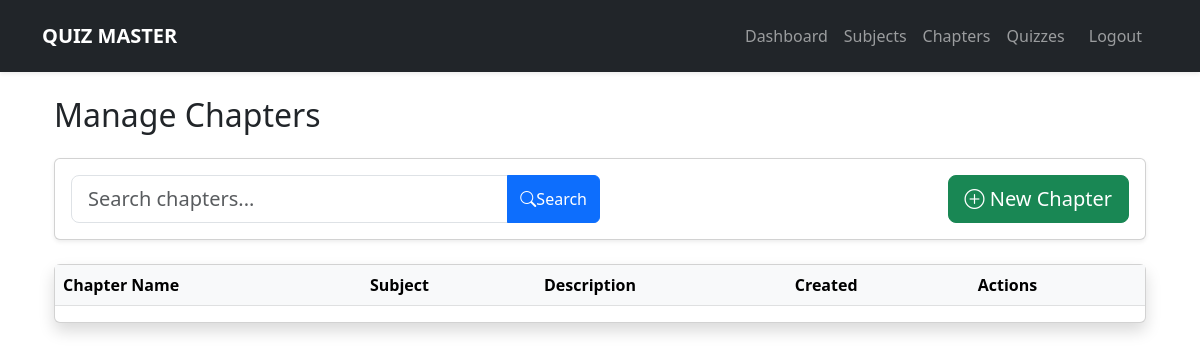
/admin/chapters (signed in), run on an earlier commit of the app's database.
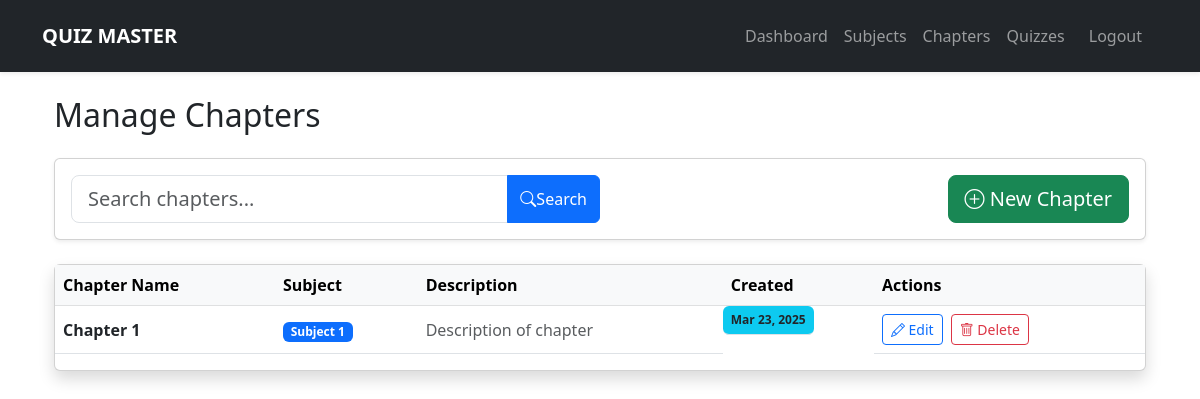
And on a later commit of the database.
### models.py (models this page shows)
class Chapter(db.Model):
    id = db.Column(db.Integer, primary_key=True)
    name = db.Column(db.String(100), nullable=False)
    description = db.Column(db.Text)
    subject_id = db.Column(db.Integer, db.ForeignKey('subject.id'))
    quizzes = db.relationship('Quiz', backref='chapter', lazy=True)
    created_at = db.Column(db.DateTime, default=datetime.utcnow)

class Subject(db.Model):
    id = db.Column(db.Integer, primary_key=True)
    name = db.Column(db.String(100), nullable=False)
    description = db.Column(db.Text)
    chapters = db.relationship('Chapter', backref='subject', lazy=True)
    created_at = db.Column(db.DateTime, default=datetime.utcnow)

### app.py (the view, shortened to what this page needs)
@app.route('/admin/chapters', methods=['GET', 'POST'])
@login_required
def manage_chapters():
    if not current_user.is_admin:
        return redirect(url_for('index'))
    form = ChapterForm()
    form.subject.choices = [(s.id, s.name) for s in Subject.query.order_by(Subject.name).all()]
    search_query = request.args.get('search', '')
    query = Chapter.query.join(Subject)
    if search_query:
        query = query.filter(db.or_(
            Chapter.name.ilike(f'%{search_query}%'),
            Subject.name.ilike(f'%{search_query}%'),
            Chapter.description.ilike(f'%{search_query}%')
        ))
    chapters = query.order_by(Chapter.created_at.desc()).all()
    return render_template('admin/manage_chapters.html',
                         form=form,
                         chapters=chapters,
                         search_query=search_query)

### forms.py
class ChapterForm(FlaskForm):
    name = StringField('Chapter Name', validators=[DataRequired()])
    description = TextAreaField('Description')
    subject = SelectField('Subject', coerce=int)
    submit = SubmitField('Save Chapter')

### app.py (called while the page is built)
@app.template_filter('datetimeformat')
def datetimeformat(value, fmt='%Y-%m-%d %H:%M'):
    if not value:
        return ""
    try:
        return value.strftime(fmt)
    except AttributeError:
        return ""

@login_manager.user_loader
def load_user(user_id):
    return User.query.get(int(user_id))

### templates/admin/manage_chapters.html (shortened to what this page needs)
{% extends "base.html" %}
{% block content %}
<div class="container-fluid">
    <h2 class="mb-4">Manage Chapters</h2>
    <div class="card mb-4 shadow-sm">
        <div class="card-body">
            <div class="d-flex justify-content-between align-items-center">
                <form method="GET" class="w-50 me-3">
                    <div class="input-group">
                        <input type="text"
                               class="form-control form-control-lg"
                               name="search"
                               placeholder="Search chapters..."
                               value="{{ search_query }}">
                        <button class="btn btn-primary" type="submit" title="Search">
                            <i class="bi bi-search"></i>Search
                        </button>
                    </div>
                </form>
                <button class="btn btn-success btn-lg"
                        data-bs-toggle="modal"
                        data-bs-target="#newChapterModal">
                    <i class="bi bi-plus-circle"></i> New Chapter
                </button>
            </div>
        </div>
    </div>
    <div class="card shadow">
        <div class="card-body p-0">
            <div class="table-responsive">
                <table class="table table-hover align-middle">
                    <thead class="table-light">
                        <tr>
                            <th>Chapter Name</th>
                            <th>Subject</th>
                            <th>Description</th>
                            <th>Created</th>
                            <th>Actions</th>
                        </tr>
                    </thead>
                    <tbody>
                        {% for chapter in chapters %}
                        <tr>
                            <td class="fw-bold">{{ chapter.name }}</td>
                            <td>
                                <span class="badge bg-primary">
                                    {{ chapter.subject.name }}
                                </span>
                            </td>
                            <td class="text-muted truncated-text">
                                {{ chapter.description|truncate(80) }}
                            </td>
                            <td class="badge bg-info">
                                {{ chapter.created_at|datetimeformat('%b %d, %Y') }}
                            </td>
                            <td class="text-nowrap">
                                <div class="d-flex gap-2">
                                    <button class="btn btn-sm btn-outline-primary"
                                            data-bs-toggle="modal"
                                            data-bs-target="#editChapterModal{{ chapter.id }}">
                                        <i class="bi bi-pencil"></i> Edit
                                    </button>
                                    <form method="POST"
                                          action="{{ url_for('delete_chapter', chapter_id=chapter.id) }}">
                                        <button type="submit"
                                                class="btn btn-sm btn-outline-danger"
                                                title="Delete Chapter"
                                                onclick="return confirm('Delete this chapter and all related quizzes?')">
                                            <i class="bi bi-trash"></i> Delete
                                        </button>
                                    </form>
                                </div>
                            </td>
                        </tr>
                        {% endfor %}
                    </tbody>
                </table>
            </div>
        </div>
    </div>
</div>
{% endblock %}

What changed in the data, as far as the page shows it:
added Chapter: name "Chapter 1", subject.name "Subject 1", description "Description of chapter", created_at "Mar 23, 2025"
